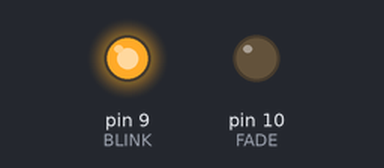
A sketch run on a simulated Arduino Uno, built with avr-gcc and run on an emulated ATmega328P. Shown: output pins drawn as LEDs (lit = HIGH). What the sketch prints to the serial monitor is not drawn.

Above: at 0.17 s.
At 4.1 s:
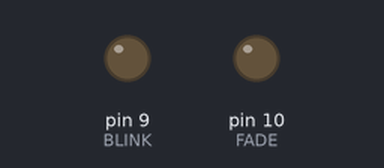
Timing chart, 0 to 5.6 s (numbered marks = the images above):
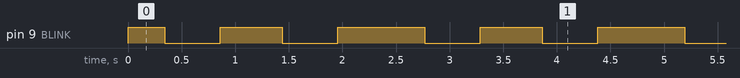

Measured:
- by itself, pin 9 (BLINK): repeats every 2.4 s: LOW 0.52 s, HIGH 0.58 s, LOW 0.52 s, HIGH 0.81 s

The sketch:

Toggle_LEDs.ino
```cpp
const int BLINK = 9;
const int FADE = 10;
int steps = 0; //increases to 255, then decreases
bool increasing = true;
void setup() {
  // put your setup code here, to run once:
  Serial.begin(9600);
  pinMode(BLINK, OUTPUT);
  pinMode(FADE, OUTPUT);
}

void loop() {
  // put your main code here, to run repeatedly:
  if ((steps / 100) % 2 == 0) {
    digitalWrite(BLINK, HIGH);
  } else {
    digitalWrite(BLINK, LOW);
  }

  analogWrite(FADE, steps);

  if (increasing) {
    steps += 1;
  } else {
    steps -= 1;
  }

  if (steps <=0 || steps >= 255 ) {
    increasing = !increasing;
  }

  Serial.println(steps);

  delay(2);
}
```
